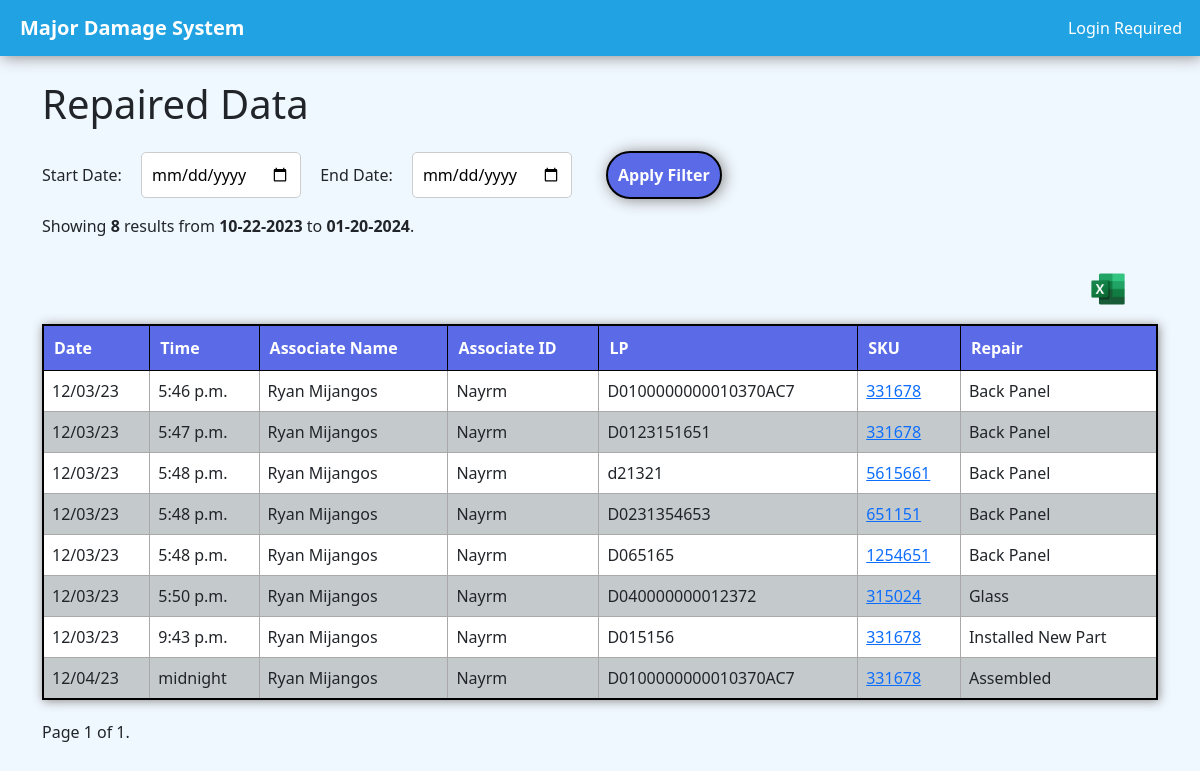
Before: /MDlogger/data with the older database file.
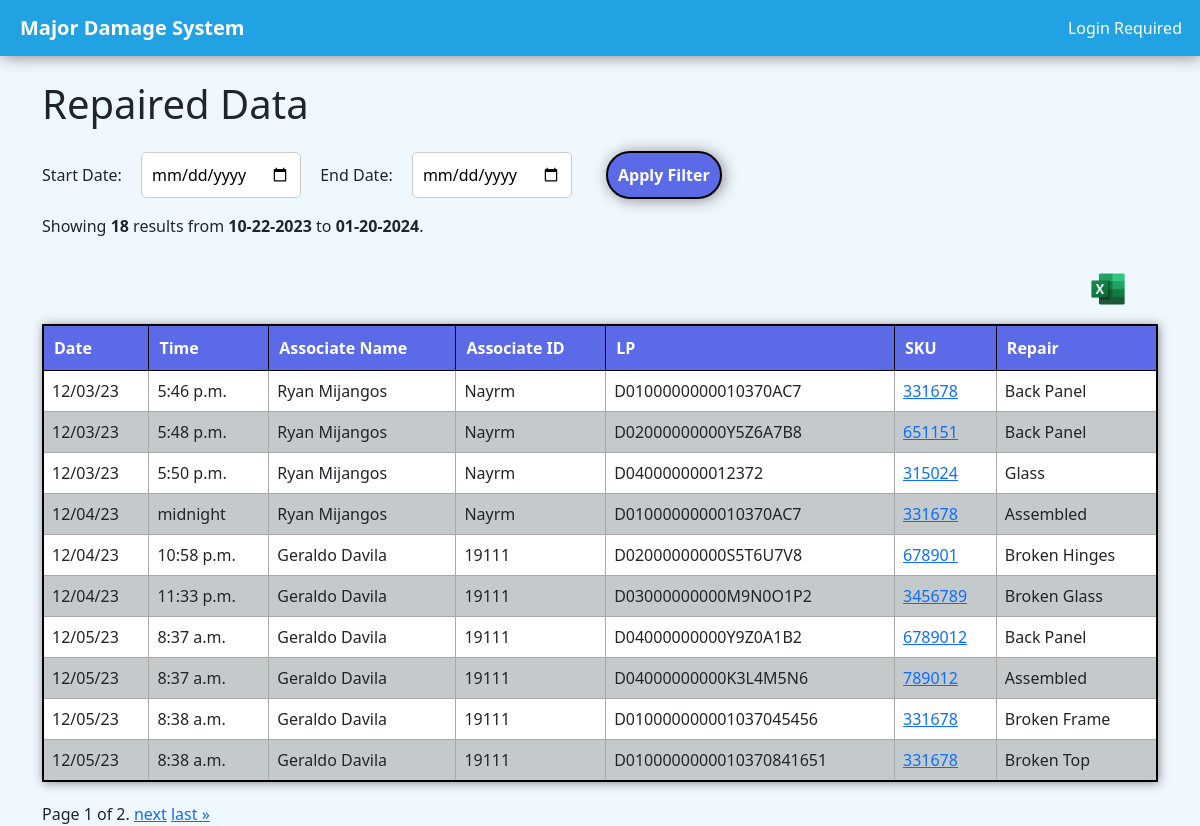
After: the same page with the newer database file.
### MDlogger/models.py (models this page shows, shortened)
class SavedRepair(models.Model):
    date = models.DateField(auto_now_add=True)
    time = models.TimeField(auto_now_add=True)
    user = models.ForeignKey(User, on_delete=models.SET_NULL, null=True)
    sku = models.IntegerField()
    lp = models.CharField(max_length=255)
    repair = models.TextField()

### MDlogger/views/data.py (the view, shortened to what this page needs)
def data(request):
    sort_by = request.GET.get('sort_by', 'date')
    start_date_param = request.GET.get('start_date')
    end_date_param = request.GET.get('end_date')
    ninety_days_ago = datetime.now() - timedelta(days=90)
    start_date_default = ninety_days_ago.replace(hour=0, minute=0, second=0)
    end_date_default = datetime.now().replace(hour=23, minute=59, second=59)
    try:
        start_date = datetime.strptime(start_date_param, "%Y-%m-%d") if start_date_param else start_date_default
        end_date = datetime.strptime(end_date_param, "%Y-%m-%d") if end_date_param else end_date_default
    except ValueError as e:
        messages.error(request, "Incorrect date format. Please use YYYY-MM-DD.")
        start_date, end_date = start_date_default, end_date_default  # Fallback to defaults
    formatted_start_date = start_date.strftime("%m-%d-%Y")
    formatted_end_date = end_date.strftime("%m-%d-%Y")
    repairs = SavedRepair.objects.select_related('user')
    try:
        if start_date and end_date:
            repairs = repairs.filter(date__range=(start_date, end_date))
        repairs = repairs.order_by(sort_by)
        repairs_count = repairs.count()
        export_queryset = repairs
        page = request.GET.get('page', 1)
        paginator = Paginator(repairs, 10)
        try:
            repairs = paginator.page(page)
        except PageNotAnInteger:
            repairs = paginator.page(1)
        except EmptyPage:
            repairs = paginator.page(paginator.num_pages)
    except OperationalError as e:
        return JsonResponse({'error': 'Database error'}, status=500)
    except PageNotAnInteger:
        repairs = paginator.page(1)
    except EmptyPage:
        repairs = paginator.page(paginator.num_pages)
    context = {
        'repairs': repairs,
        'repairs_count': repairs_count,
        'formatted_start_date': formatted_start_date,
        'formatted_end_date': formatted_end_date,
    }
    export_to_excel = request.GET.get('export_to_excel')
    return render(request, 'MDlogger/data.html', context)

### MDlogger/templates/MDlogger/data.html (shortened to what this page needs)
{% extends 'MDlogger/base.html' %}
{% block content %}
<h1>Repaired Data</h1>
<div id="filter-container">
    <div>
        <label for="start_date">Start Date:</label>
        <input type="date" id="start_date" name="start_date">
        <label for="end_date">End Date:</label>
        <input type="date" id="end_date" name="end_date">
        <button id="filter-button" onclick="applyFilters()">Apply Filter </button>
    </div>
    <div>
        <p>Showing <strong>{{ repairs_count }}</strong> results from <strong>{{ formatted_start_date }}</strong> to <strong>{{ formatted_end_date }}</strong>.</p>
    </div>
</div>
<div id="table-container">
    <div id="export-button" onclick="exportToExcel()"></div>
    <table id="repairs-table">
        <thead>
            <tr>
                <th><a href="?sort=date">Date</a></th>
                <th><a href="?sort=time">Time</a></th>
                <th><a href="?sort=last_name">Associate Name</a></th>
                <th><a href="?sort=username">Associate ID</a></th>
                <th><a href="?sort=lp">LP</a></th>
                <th><a href="?sort=sku">SKU</a></th>
                <th><a href="?sort=repair">Repair</a></th>
            </tr>
        </thead>
        <tbody id="scrollable-body">
            {% for repair in repairs %}
            <tr>
                <td>{{ repair.date|date:"m/d/y" }}</td>
                <td>{{ repair.time }}</td>
                <td>{{ repair.user.first_name }} {{ repair.user.last_name }}</td>
                <td>{{ repair.user.username }}</td>
                <td>{{ repair.lp }}</td>
                <td><a href="https://product-imaging.intra.cityfurniture.io/products/skuinformation/{{ repair.sku }}" target="_blank">{{ repair.sku }}</a></td>
                <td>{{ repair.repair }}</td>
            </tr>
            {% endfor %}
        </tbody>
    </table>
</div>
<div class="pagination">
    <span class="step-links">
        <span class="current">
            Page {{ repairs.number }} of {{ repairs.paginator.num_pages }}.
        </span>
        {% if repairs.has_next %}
            <a href="?page={{ repairs.next_page_number }}">next</a>
            <a href="?page={{ repairs.paginator.num_pages }}">last &raquo;</a>
        {% endif %}
    </span>
</div>
{% endblock %}

Changed rows visible on the page:
removed SavedRepair: date "12/03/23", time "5:47 p.m.", user.first_name "Ryan", user.last_name "Mijangos", user.username "Nayrm", lp "D0123151651", sku "331678", repair "Back Panel"
removed SavedRepair: date "12/03/23", time "5:48 p.m.", user.first_name "Ryan", user.last_name "Mijangos", user.username "Nayrm", lp "d21321", sku "5615661", repair "Back Panel"
removed SavedRepair: date "12/03/23", time "5:48 p.m.", user.first_name "Ryan", user.last_name "Mijangos", user.username "Nayrm", lp "D065165", sku "1254651", repair "Back Panel"
removed SavedRepair: date "12/03/23", time "9:43 p.m.", user.first_name "Ryan", user.last_name "Mijangos", user.username "Nayrm", lp "D015156", sku "331678", repair "Installed New Part"
changed SavedRepair (number 2 of 10 on the later page): lp "D0231354653" → "D02000000000Y5Z6A7B8"
added SavedRepair: date "12/04/23", time "10:58 p.m.", user.first_name "Geraldo", user.last_name "Davila", user.username "19111", lp "D02000000000S5T6U7V8", sku "678901", repair "Broken Hinges"
added SavedRepair: date "12/04/23", time "11:33 p.m.", user.first_name "Geraldo", user.last_name "Davila", user.username "19111", lp "D03000000000M9N0O1P2", sku "3456789", repair "Broken Glass"
added SavedRepair: date "12/05/23", time "8:37 a.m.", user.first_name "Geraldo", user.last_name "Davila", user.username "19111", lp "D04000000000Y9Z0A1B2", sku "6789012", repair "Back Panel"
added SavedRepair: date "12/05/23", time "8:37 a.m.", user.first_name "Geraldo", user.last_name "Davila", user.username "19111", lp "D04000000000K3L4M5N6", sku "789012", repair "Assembled"
added SavedRepair: date "12/05/23", time "8:38 a.m.", user.first_name "Geraldo", user.last_name "Davila", user.username "19111", lp "D010000000001037045456", sku "331678", repair "Broken Frame"
added SavedRepair: date "12/05/23", time "8:38 a.m.", user.first_name "Geraldo", user.last_name "Davila", user.username "19111", lp "D0100000000010370841651", sku "331678", repair "Broken Top"
Other visible differences:
{{ repairs_count }}: "8" → "18"
{{ repairs.paginator.num_pages }}: "1" → "2"
text now shown: "next last »"
